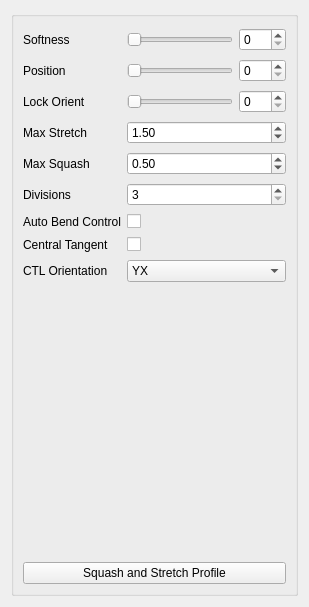
<?xml version="1.0" encoding="UTF-8"?>
<ui version="4.0">
 <class>Form</class>
 <widget class="QWidget" name="Form">
  <property name="geometry">
   <rect>
    <x>0</x>
    <y>0</y>
    <width>309</width>
    <height>607</height>
   </rect>
  </property>
  <property name="windowTitle">
   <string>Form</string>
  </property>
  <layout class="QGridLayout" name="gridLayout">
   <item row="0" column="0">
    <widget class="QGroupBox" name="groupBox">
     <property name="title">
      <string/>
     </property>
     <layout class="QGridLayout" name="gridLayout_2">
      <item row="0" column="0">
       <layout class="QVBoxLayout" name="verticalLayout">
        <item>
         <layout class="QFormLayout" name="formLayout">
          <item row="0" column="0">
           <widget class="QLabel" name="softness_label">
            <property name="text">
             <string>Softness</string>
            </property>
           </widget>
          </item>
          <item row="0" column="1">
           <layout class="QHBoxLayout" name="horizontalLayout_3">
            <item>
             <widget class="QSlider" name="softness_slider">
              <property name="minimumSize">
               <size>
                <width>0</width>
                <height>15</height>
               </size>
              </property>
              <property name="maximum">
               <number>100</number>
              </property>
              <property name="orientation">
               <enum>Qt::Horizontal</enum>
              </property>
             </widget>
            </item>
            <item>
             <widget class="QSpinBox" name="softness_spinBox">
              <property name="maximum">
               <number>100</number>
              </property>
             </widget>
            </item>
           </layout>
          </item>
          <item row="1" column="0">
           <widget class="QLabel" name="softness_label_2">
            <property name="text">
             <string>Position</string>
            </property>
           </widget>
          </item>
          <item row="1" column="1">
           <layout class="QHBoxLayout" name="horizontalLayout_4">
            <item>
             <widget class="QSlider" name="position_slider">
              <property name="minimumSize">
               <size>
                <width>0</width>
                <height>15</height>
               </size>
              </property>
              <property name="maximum">
               <number>100</number>
              </property>
              <property name="orientation">
               <enum>Qt::Horizontal</enum>
              </property>
             </widget>
            </item>
            <item>
             <widget class="QSpinBox" name="position_spinBox">
              <property name="maximum">
               <number>100</number>
              </property>
             </widget>
            </item>
           </layout>
          </item>
          <item row="2" column="0">
           <widget class="QLabel" name="softness_label_3">
            <property name="text">
             <string>Lock Orient</string>
            </property>
           </widget>
          </item>
          <item row="2" column="1">
           <layout class="QHBoxLayout" name="horizontalLayout_5">
            <item>
             <widget class="QSlider" name="lockOri_slider">
              <property name="minimumSize">
               <size>
                <width>0</width>
                <height>15</height>
               </size>
              </property>
              <property name="maximum">
               <number>100</number>
              </property>
              <property name="orientation">
               <enum>Qt::Horizontal</enum>
              </property>
             </widget>
            </item>
            <item>
             <widget class="QSpinBox" name="lockOri_spinBox">
              <property name="maximum">
               <number>100</number>
              </property>
             </widget>
            </item>
           </layout>
          </item>
          <item row="3" column="0">
           <widget class="QLabel" name="maxStretch_label">
            <property name="sizePolicy">
             <sizepolicy hsizetype="MinimumExpanding" vsizetype="MinimumExpanding">
              <horstretch>0</horstretch>
              <verstretch>0</verstretch>
             </sizepolicy>
            </property>
            <property name="text">
             <string>Max Stretch</string>
            </property>
           </widget>
          </item>
          <item row="3" column="1">
           <widget class="QDoubleSpinBox" name="maxStretch_spinBox">
            <property name="sizePolicy">
             <sizepolicy hsizetype="MinimumExpanding" vsizetype="Fixed">
              <horstretch>0</horstretch>
              <verstretch>0</verstretch>
             </sizepolicy>
            </property>
            <property name="minimum">
             <double>1.000000000000000</double>
            </property>
            <property name="singleStep">
             <double>0.100000000000000</double>
            </property>
            <property name="value">
             <double>1.500000000000000</double>
            </property>
           </widget>
          </item>
          <item row="4" column="0">
           <widget class="QLabel" name="maxSquash_label">
            <property name="sizePolicy">
             <sizepolicy hsizetype="MinimumExpanding" vsizetype="MinimumExpanding">
              <horstretch>0</horstretch>
              <verstretch>0</verstretch>
             </sizepolicy>
            </property>
            <property name="text">
             <string>Max Squash</string>
            </property>
           </widget>
          </item>
          <item row="4" column="1">
           <widget class="QDoubleSpinBox" name="maxSquash_spinBox">
            <property name="sizePolicy">
             <sizepolicy hsizetype="MinimumExpanding" vsizetype="Fixed">
              <horstretch>0</horstretch>
              <verstretch>0</verstretch>
             </sizepolicy>
            </property>
            <property name="minimum">
             <double>0.100000000000000</double>
            </property>
            <property name="maximum">
             <double>1.000000000000000</double>
            </property>
            <property name="singleStep">
             <double>0.100000000000000</double>
            </property>
            <property name="value">
             <double>0.500000000000000</double>
            </property>
           </widget>
          </item>
          <item row="5" column="0">
           <widget class="QLabel" name="divisions_label">
            <property name="text">
             <string>Divisions</string>
            </property>
           </widget>
          </item>
          <item row="5" column="1">
           <widget class="QSpinBox" name="division_spinBox">
            <property name="sizePolicy">
             <sizepolicy hsizetype="Expanding" vsizetype="Fixed">
              <horstretch>0</horstretch>
              <verstretch>0</verstretch>
             </sizepolicy>
            </property>
            <property name="minimum">
             <number>3</number>
            </property>
            <property name="value">
             <number>3</number>
            </property>
           </widget>
          </item>
          <item row="6" column="1">
           <widget class="QCheckBox" name="autoBend_checkBox">
            <property name="text">
             <string/>
            </property>
           </widget>
          </item>
          <item row="6" column="0">
           <widget class="QLabel" name="autoBend_label">
            <property name="text">
             <string>Auto Bend Control</string>
            </property>
           </widget>
          </item>
          <item row="7" column="1">
           <widget class="QCheckBox" name="centralTangent_checkBox">
            <property name="text">
             <string/>
            </property>
           </widget>
          </item>
          <item row="7" column="0">
           <widget class="QLabel" name="centralTangent_label">
            <property name="text">
             <string>Central Tangent</string>
            </property>
           </widget>
          </item>
          <item row="8" column="0">
           <widget class="QLabel" name="ctlOri_label">
            <property name="text">
             <string>CTL Orientation</string>
            </property>
           </widget>
          </item>
          <item row="8" column="1">
           <widget class="QComboBox" name="ctlOri_comboBox">
            <item>
             <property name="text">
              <string>YX</string>
             </property>
            </item>
            <item>
             <property name="text">
              <string>XY</string>
             </property>
            </item>
            <item>
             <property name="text">
              <string>ZX</string>
             </property>
            </item>
           </widget>
          </item>
         </layout>
        </item>
        <item>
         <spacer name="verticalSpacer">
          <property name="orientation">
           <enum>Qt::Vertical</enum>
          </property>
          <property name="sizeHint" stdset="0">
           <size>
            <width>20</width>
            <height>40</height>
           </size>
          </property>
         </spacer>
        </item>
        <item>
         <widget class="QPushButton" name="squashStretchProfile_pushButton">
          <property name="text">
           <string>Squash and Stretch Profile</string>
          </property>
         </widget>
        </item>
       </layout>
      </item>
     </layout>
    </widget>
   </item>
  </layout>
 </widget>
 <resources/>
 <connections>
  <connection>
   <sender>softness_slider</sender>
   <signal>sliderMoved(int)</signal>
   <receiver>softness_spinBox</receiver>
   <slot>setValue(int)</slot>
   <hints>
    <hint type="sourcelabel">
     <x>187</x>
     <y>30</y>
    </hint>
    <hint type="destinationlabel">
     <x>235</x>
     <y>28</y>
    </hint>
   </hints>
  </connection>
  <connection>
   <sender>softness_spinBox</sender>
   <signal>valueChanged(int)</signal>
   <receiver>softness_slider</receiver>
   <slot>setValue(int)</slot>
   <hints>
    <hint type="sourcelabel">
     <x>235</x>
     <y>20</y>
    </hint>
    <hint type="destinationlabel">
     <x>187</x>
     <y>20</y>
    </hint>
   </hints>
  </connection>
  <connection>
   <sender>position_slider</sender>
   <signal>valueChanged(int)</signal>
   <receiver>position_spinBox</receiver>
   <slot>setValue(int)</slot>
   <hints>
    <hint type="sourcelabel">
     <x>156</x>
     <y>50</y>
    </hint>
    <hint type="destinationlabel">
     <x>208</x>
     <y>50</y>
    </hint>
   </hints>
  </connection>
  <connection>
   <sender>position_spinBox</sender>
   <signal>valueChanged(int)</signal>
   <receiver>position_slider</receiver>
   <slot>setValue(int)</slot>
   <hints>
    <hint type="sourcelabel">
     <x>218</x>
     <y>56</y>
    </hint>
    <hint type="destinationlabel">
     <x>176</x>
     <y>54</y>
    </hint>
   </hints>
  </connection>
  <connection>
   <sender>lockOri_spinBox</sender>
   <signal>valueChanged(int)</signal>
   <receiver>lockOri_slider</receiver>
   <slot>setValue(int)</slot>
   <hints>
    <hint type="sourcelabel">
     <x>207</x>
     <y>79</y>
    </hint>
    <hint type="destinationlabel">
     <x>165</x>
     <y>82</y>
    </hint>
   </hints>
  </connection>
  <connection>
   <sender>lockOri_slider</sender>
   <signal>valueChanged(int)</signal>
   <receiver>lockOri_spinBox</receiver>
   <slot>setValue(int)</slot>
   <hints>
    <hint type="sourcelabel">
     <x>111</x>
     <y>76</y>
    </hint>
    <hint type="destinationlabel">
     <x>198</x>
     <y>70</y>
    </hint>
   </hints>
  </connection>
  <connection>
   <sender>softness_slider</sender>
   <signal>valueChanged(int)</signal>
   <receiver>softness_spinBox</receiver>
   <slot>setValue(int)</slot>
   <hints>
    <hint type="sourcelabel">
     <x>97</x>
     <y>23</y>
    </hint>
    <hint type="destinationlabel">
     <x>207</x>
     <y>23</y>
    </hint>
   </hints>
  </connection>
 </connections>
</ui>
